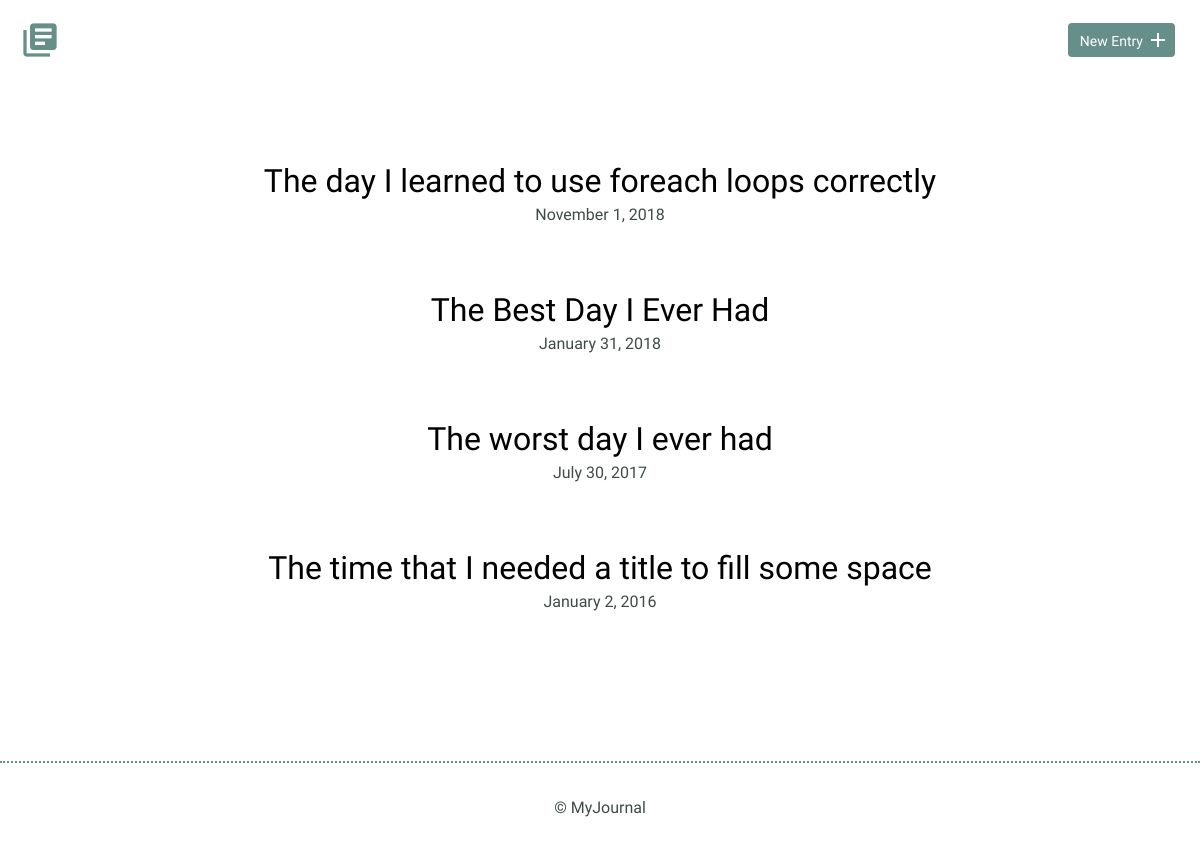
Before: / with the older database file.
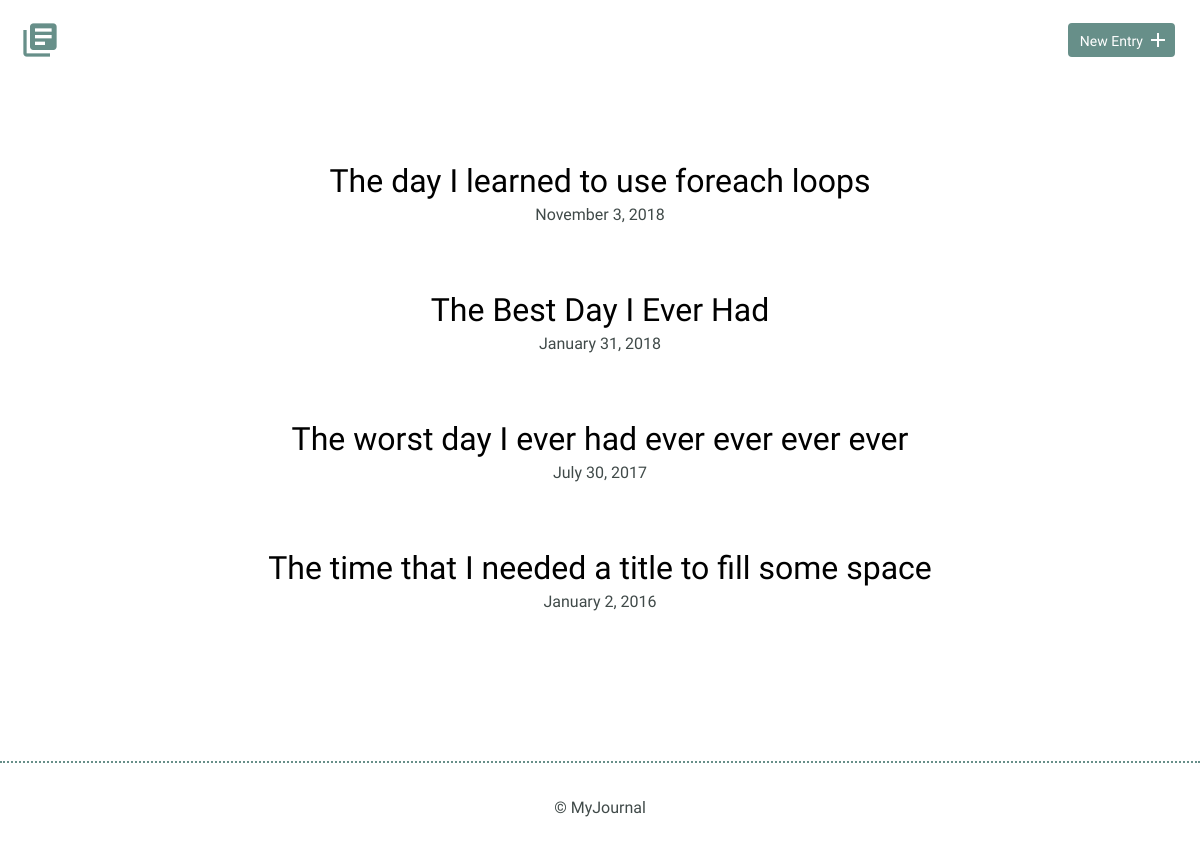
After: the same page with the newer database file.
### tables this page shows
CREATE TABLE "entries" (
	`id`	INTEGER,
	`title`	TEXT,
	`date`	TEXT,
	`time_spent`	INTEGER,
	`learned`	BLOB,
	`resources`	BLOB,
	PRIMARY KEY(`id`)
);

### index.php (the view, shortened to what this page needs)
<?php
require_once("database.php");
try {
	$results = $db->query('select * from entries order by date desc');
} catch(Exception $e) {
	echo $e->getMessage();
	die();
}
$entries = $results->fetchAll(PDO::FETCH_ASSOC);
?>
<!DOCTYPE html>
<html>
    <head>
        <link rel="stylesheet" href="css/normalize.css">
        <link rel="stylesheet" href="css/site.css">
    </head>
    <body>
		<?php include "inc/header.php"; ?>
        <section>
            <div class="container">
                <div class="entry-list">
					<?php
					foreach($entries as $entry) {
						$fullDate = date('F j, Y', strtotime($entry['date']));
						echo <<<EOT
						<article>
							<h2><a href="detail.php?id={$entry['id']}">{$entry['title']}</a></h2>
							<time datetime="{$entry['date']}">{$fullDate}</time>
						</article>
EOT;
					}
					?>
                </div>
            </div>
        </section>
        <?php include "inc/footer.php"; ?>
    </body>
</html>

### inc/header.php
<header>
	<div class="container">
		<div class="site-header">
			<a class="logo" href="index.html"><i class="material-icons">library_books</i></a>
			<a class="button icon-right" href="new.html"><span>New Entry</span> <i class="material-icons">add</i></a>
		</div>
	</div>
</header>

### inc/footer.php
<footer>
	<div>
		&copy; MyJournal
	</div>
</footer>

### css/site.css (style rules this page uses)
body { font-size: 16px; color: #404a49; font-family: 'Cousine', serif; font-weight: 400; }
.container { margin: 0 auto; padding: 0 25px; }
header .site-header { margin: 0 auto; height: 95px; }
header .logo i { color: #678f89; margin: 20px 0 0 -5px; float: left; font-size: 40px; }
header .button { float: right; margin: 33px 0 0 0; }
footer { text-align: center; padding: 35px 0; border-top: 2px dotted #678f89; }
.button { padding: 8px 10px 6px 10px; background: #678f89; border: 2px solid #678f89; border-radius: 4px; text-decoration: none; color: #FFF; position: relative; text-align: center; font-size: 14px; }
.button.icon-right { padding-right: 30px; top: -10px; }
.button.icon-right i { position: absolute; top: 3px; right: 3px; }
h1, h2, h3 { margin: 0; font-weight: 400; line-height: 1em; color: #000; }
h2 { font-size: 32px; }
h2 a { text-decoration: none; color: #000; }
.entry-list, .edit-entry, .new-entry { max-width: 800px; margin: 0 auto; padding: 70px 0 150px 0; }
.entry-list article { margin-bottom: 70px; text-align: center; }
.entry-list article:last-child { margin-bottom: 0; }
.entry-list article h2 { margin-bottom: 8px; }

Changed rows visible on the page:
changed entries: title "The day I learned to use foreach loops correctly" → "The day I learned to use foreach loops"; date "November 1, 2018" → "November 3, 2018"
changed entries: title "The worst day I ever had" → "The worst day I ever had ever ever ever ever"
